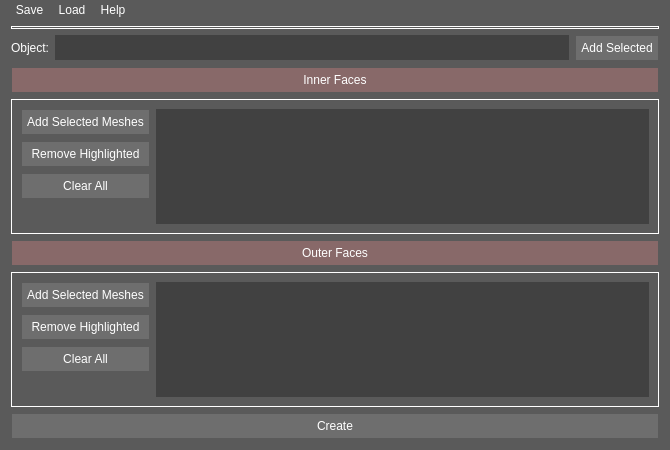
<?xml version="1.0" encoding="UTF-8"?>
<ui version="4.0">
 <class>Form</class>
 <widget class="QWidget" name="Form">
  <property name="geometry">
   <rect>
    <x>0</x>
    <y>0</y>
    <width>670</width>
    <height>450</height>
   </rect>
  </property>
  <property name="windowTitle">
   <string>SingleSidedMesh Creation</string>
  </property>
  <property name="styleSheet">
   <string notr="true">QWidget{
	background-color:rgb(90, 90, 90);
	color: rgb(255, 255, 255);
}
QToolButton{
	background-color: transparent;
	border: none;
	
	text-align: left;
	ToolButtonPopupMode: 2;
}

QPushButton{
	background-color: rgb(110, 110, 110);
	border: none;
	margin: 1px;
	padding: 5px;
}

QFrame{
	border-style: outset;
	border-width: 1px;
	border-color: rgb(255, 255, 255);
	margin: 0;
}
QLabel{
	border:none;
}
QLineEdit{
	border: none;
	background-color: rgb(65, 65, 65);
}

QListView{
	background-color: rgb(65, 65, 65);
	border: none;
}

QSlider::groove{
 	height: 4px;
	background-color: rgb(65, 65, 65);
}
QSlider::handle{
	background: rgb(223, 223, 223);
    border: 1px solid #5c5c5c;
    width: 9px;
    margin: -8px 0; /* handle is placed by default on the contents rect of the groove. Expand outside the groove */
    border-radius: 3px;
}
QToolButton::menu-button {
    border: 2px solid gray;
    border-top-right-radius: 6px;
    border-bottom-right-radius: 6px;
    /* 16px width + 4px for border = 20px allocated above */
    width: 16px;
}
QToolButton::menu-indicator { 
image: none;
 }
</string>
  </property>
  <layout class="QVBoxLayout" name="verticalLayout" stretch="0,0,0,0,4,0,4,0">
   <property name="topMargin">
    <number>0</number>
   </property>
   <item>
    <layout class="QHBoxLayout" name="hl_ToolBar">
     <property name="topMargin">
      <number>0</number>
     </property>
     <item>
      <widget class="QToolButton" name="toolButton">
       <property name="text">
        <string>Save</string>
       </property>
      </widget>
     </item>
     <item>
      <widget class="QToolButton" name="toolBtnTools">
       <property name="styleSheet">
        <string notr="true">text-align: left;</string>
       </property>
       <property name="text">
        <string>Load</string>
       </property>
       <property name="popupMode">
        <enum>QToolButton::InstantPopup</enum>
       </property>
      </widget>
     </item>
     <item>
      <widget class="QToolButton" name="toolBtnHelp">
       <property name="styleSheet">
        <string notr="true">text-align: left;</string>
       </property>
       <property name="text">
        <string>Help</string>
       </property>
       <property name="popupMode">
        <enum>QToolButton::InstantPopup</enum>
       </property>
      </widget>
     </item>
     <item>
      <spacer name="horizontalSpacer">
       <property name="orientation">
        <enum>Qt::Horizontal</enum>
       </property>
       <property name="sizeHint" stdset="0">
        <size>
         <width>40</width>
         <height>20</height>
        </size>
       </property>
      </spacer>
     </item>
    </layout>
   </item>
   <item>
    <widget class="Line" name="line">
     <property name="orientation">
      <enum>Qt::Horizontal</enum>
     </property>
    </widget>
   </item>
   <item>
    <layout class="QHBoxLayout" name="horizontalLayout_3">
     <property name="bottomMargin">
      <number>0</number>
     </property>
     <item>
      <widget class="QLabel" name="label">
       <property name="frameShape">
        <enum>QFrame::HLine</enum>
       </property>
       <property name="frameShadow">
        <enum>QFrame::Raised</enum>
       </property>
       <property name="lineWidth">
        <number>0</number>
       </property>
       <property name="text">
        <string>Object:</string>
       </property>
      </widget>
     </item>
     <item>
      <widget class="QLineEdit" name="lineEdit">
       <property name="minimumSize">
        <size>
         <width>0</width>
         <height>25</height>
        </size>
       </property>
      </widget>
     </item>
     <item>
      <widget class="QPushButton" name="pushButton">
       <property name="text">
        <string>Add Selected</string>
       </property>
      </widget>
     </item>
    </layout>
   </item>
   <item>
    <widget class="QPushButton" name="pushButton_2">
     <property name="styleSheet">
      <string notr="true">background-color: rgb(136, 105, 105);</string>
     </property>
     <property name="text">
      <string>Inner Faces</string>
     </property>
    </widget>
   </item>
   <item>
    <layout class="QVBoxLayout" name="verticalLayout_2" stretch="0">
     <item>
      <widget class="QFrame" name="frame">
       <property name="styleSheet">
        <string notr="true"/>
       </property>
       <property name="frameShape">
        <enum>QFrame::StyledPanel</enum>
       </property>
       <property name="frameShadow">
        <enum>QFrame::Raised</enum>
       </property>
       <layout class="QVBoxLayout" name="verticalLayout_4">
        <item>
         <layout class="QHBoxLayout" name="horizontalLayout_2">
          <property name="bottomMargin">
           <number>0</number>
          </property>
          <item>
           <layout class="QVBoxLayout" name="verticalLayout_3">
            <item>
             <widget class="QPushButton" name="pushButton_3">
              <property name="text">
               <string>Add Selected Meshes</string>
              </property>
             </widget>
            </item>
            <item>
             <widget class="QPushButton" name="pushButton_4">
              <property name="text">
               <string>Remove Highlighted</string>
              </property>
             </widget>
            </item>
            <item>
             <widget class="QPushButton" name="pushButton_5">
              <property name="text">
               <string>Clear All</string>
              </property>
             </widget>
            </item>
            <item>
             <spacer name="verticalSpacer">
              <property name="orientation">
               <enum>Qt::Vertical</enum>
              </property>
              <property name="sizeHint" stdset="0">
               <size>
                <width>20</width>
                <height>40</height>
               </size>
              </property>
             </spacer>
            </item>
           </layout>
          </item>
          <item>
           <widget class="QListView" name="listView"/>
          </item>
         </layout>
        </item>
       </layout>
      </widget>
     </item>
    </layout>
   </item>
   <item>
    <widget class="QPushButton" name="pushButton_6">
     <property name="styleSheet">
      <string notr="true">background-color: rgb(136, 105, 105);</string>
     </property>
     <property name="text">
      <string>Outer Faces</string>
     </property>
    </widget>
   </item>
   <item>
    <layout class="QVBoxLayout" name="verticalLayout_6" stretch="0">
     <item>
      <widget class="QFrame" name="frame_2">
       <property name="styleSheet">
        <string notr="true"/>
       </property>
       <property name="frameShape">
        <enum>QFrame::StyledPanel</enum>
       </property>
       <property name="frameShadow">
        <enum>QFrame::Raised</enum>
       </property>
       <layout class="QVBoxLayout" name="verticalLayout_7">
        <item>
         <layout class="QHBoxLayout" name="horizontalLayout">
          <property name="bottomMargin">
           <number>0</number>
          </property>
          <item>
           <layout class="QVBoxLayout" name="verticalLayout_8">
            <item>
             <widget class="QPushButton" name="pushButton_7">
              <property name="text">
               <string>Add Selected Meshes</string>
              </property>
             </widget>
            </item>
            <item>
             <widget class="QPushButton" name="pushButton_9">
              <property name="text">
               <string>Remove Highlighted</string>
              </property>
             </widget>
            </item>
            <item>
             <widget class="QPushButton" name="pushButton_10">
              <property name="text">
               <string>Clear All</string>
              </property>
             </widget>
            </item>
            <item>
             <spacer name="verticalSpacer_2">
              <property name="orientation">
               <enum>Qt::Vertical</enum>
              </property>
              <property name="sizeHint" stdset="0">
               <size>
                <width>20</width>
                <height>40</height>
               </size>
              </property>
             </spacer>
            </item>
           </layout>
          </item>
          <item>
           <widget class="QListView" name="listView_2"/>
          </item>
         </layout>
        </item>
       </layout>
      </widget>
     </item>
    </layout>
   </item>
   <item>
    <layout class="QVBoxLayout" name="vl_Ghosting" stretch="0">
     <item>
      <layout class="QVBoxLayout" name="verticalLayout_5" stretch="1">
       <property name="bottomMargin">
        <number>0</number>
       </property>
       <item>
        <widget class="QPushButton" name="pushButton_8">
         <property name="text">
          <string>Create</string>
         </property>
        </widget>
       </item>
      </layout>
     </item>
    </layout>
   </item>
  </layout>
  <action name="actionShowHelp">
   <property name="checkable">
    <bool>true</bool>
   </property>
   <property name="text">
    <string>ShowHelp</string>
   </property>
   <property name="menuRole">
    <enum>QAction::NoRole</enum>
   </property>
  </action>
 </widget>
 <resources/>
 <connections/>
</ui>
